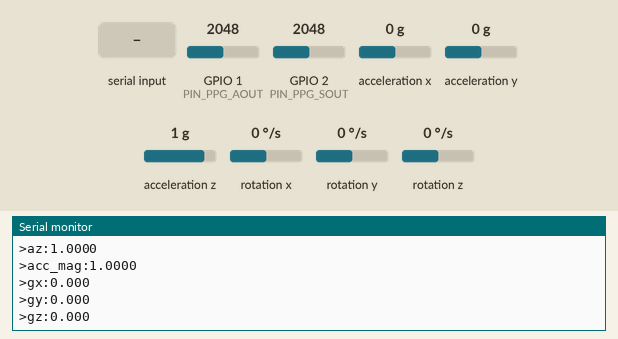
Bench run of a program on a simulated ESP32-S3. Parts: the last lines printed to the serial monitor. Wiring (inferred from the names in the program): MPU-6050 motion sensor at I2C address 0x68. The inputs (shaded band) are chosen by the test bench; at power-on: GPIO 2 (PIN_PPG_SOUT) = 2048, GPIO 1 (PIN_PPG_AOUT) = 2048, acceleration x 0 g, acceleration y 0 g, acceleration z 1 g, rotation x 0 °/s, rotation y 0 °/s, rotation z 0 °/s (analog values on the 0–4095 scale).

Above: at 4.8 s.
4.9 s: GPIO 2 (PIN_PPG_SOUT) set to 2866
6.4 s: "t" received over Serial
7.9 s: "r" received over Serial
At 8.4 s:
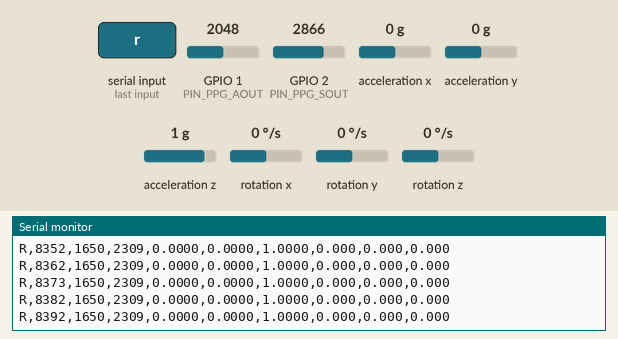
9.4 s: GPIO 1 (PIN_PPG_AOUT) set to 10
At 10.4 s:
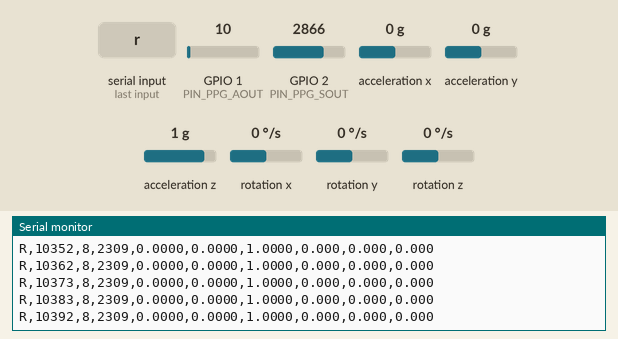
Timing chart, 0 to 11.3 s (numbered marks = the images above; inputs shaded):
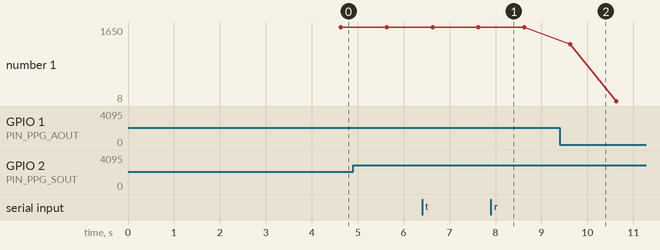

The program:

main.cpp
```cpp
// MPU6050 (GY-521) + RT7015 PPG bring-up on ESP32-S3-DevKitC-1.
// IMU: raw register access with Wire. PPG: AOUT and SOUT read as analog on ADC1.
// Output mode is switched by sending one character: 't' = Teleplot (50 Hz), 'r' = raw CSV (100 Hz).
// Lines in both modes: B (heart beat from the HR algorithm), E (SOUT rising edge),
// P (PPG 1 s summary), S (IMU 1 s summary), WARN/ERROR.

#include <Arduino.h>
#include <Wire.h>
#include <math.h>

// ---------------- Pins and settings ----------------
const int      PIN_SDA          = 8;
const int      PIN_SCL          = 9;
const uint32_t I2C_FREQ_HZ      = 400000;
const uint16_t I2C_TIMEOUT_MS   = 10;      // a stuck bus must not block the loop
const uint32_t SERIAL_BAUD      = 115200;

const uint8_t  MPU_ADDR         = 0x68;    // AD0 unconnected -> 0x68
const uint8_t  WHO_AM_I_GENUINE = 0x68;

const uint32_t SAMPLE_PERIOD_US = 10000;   // 100 Hz
const uint32_t PLOT_EVERY_N     = 2;       // 100 Hz / 2 = 50 Hz Teleplot
const uint32_t SUMMARY_EVERY_N  = 100;     // 100 samples = 1 s
const uint32_t CALIB_MS         = 2000;    // gyro bias averaging time
const uint32_t RETRY_MS         = 1000;    // re-init / error print interval
const int      IMU_INIT_TRIES   = 5;       // then continue without IMU (loop keeps retrying)
const bool     ENABLE_IMU_PLOT  = true;   // IMU Teleplot lines in 't' mode

// PPG (RT7015): both pins on ADC1, full-range attenuation (core 3.x name: ADC_11db = 12 dB)
const int      PIN_PPG_AOUT     = 1;       // GPIO1 = ADC1_CH0, analog pulse wave
const int      PIN_PPG_SOUT     = 2;       // GPIO2 = ADC1_CH1, pulse square wave
const int      PPG_AVG_N        = 8;       // AOUT readings averaged per tick
const int      SOUT_AVG_N       = 4;       // SOUT readings averaged per tick
const int      SOUT_HIGH_MV     = 2000;    // hysteresis: goes high above this
const int      SOUT_LOW_MV      = 1000;    // hysteresis: goes low below this
const int      PPG_BASELINE_N   = 100;     // moving-average length (100 ticks = 1 s)
const float    PPG_SMOOTH_ALPHA = 0.3f;    // EMA smoothing after baseline removal
const int      PPG_CLIP_LOW_MV  = 50;      // min below this -> clipped at 0 V
const int      PPG_CLIP_HIGH_MV = 3200;    // max above this -> clipped at 3.3 V
const int      PPG_FLAT_MV      = 20;      // peak-to-peak below this -> flat (no contact?)

// Heart rate: adaptive double threshold, ported from rt7015_uno.ino (there 500 Hz, here 100 Hz)
const int      HR_SOURCE        = 0;       // 0 = AOUT, 1 = SOUT
const int      HR_FS            = 1000000 / SAMPLE_PERIOD_US;  // 100 Hz
const int      HR_BOX_N         = HR_FS / 50;  // 20 ms moving average nulls 50 Hz mains (2 points)
const float    HR_MIN_AMP_MV    = 50;      // envelope range below this -> no valid signal
const int      HR_MIN_BPM       = 35;      // longer intervals are invalid; no beat this long -> bpm 0
const int      HR_MAX_BPM       = 180;     // sets the minimum beat interval
const int      HR_MIN_WIDTH_MS  = 40;      // signal must stay below low / above high threshold this long
const float    HR_DECAY_S       = 2.0f;    // peak/valley envelope shrinks fully in about this time
const float    HR_HI_FRAC       = 0.6f;    // high threshold = valley + 60 % of range
const float    HR_LO_FRAC       = 0.4f;    // low threshold  = valley + 40 % of range
const int      HR_IV_N          = 8;       // beat intervals kept
const int      HR_MEDIAN_N      = 5;       // median over the most recent N intervals
const int      HR_MIN_IV        = 3;       // intervals needed before reporting a bpm
const float    HR_MAX_SPREAD    = 1.5f;    // longest > 1.5 x shortest -> motion/noise, bpm 0

// MPU6050 registers
const uint8_t REG_SMPLRT_DIV   = 0x19;
const uint8_t REG_CONFIG       = 0x1A;
const uint8_t REG_GYRO_CONFIG  = 0x1B;
const uint8_t REG_ACCEL_CONFIG = 0x1C;
const uint8_t REG_ACCEL_XOUT_H = 0x3B;
const uint8_t REG_PWR_MGMT_1   = 0x6B;
const uint8_t REG_WHO_AM_I     = 0x75;

// Register values and scale factors
const uint8_t ACCEL_FS_4G      = 0x08;     // AFS_SEL = 1 -> +/-4 g
const uint8_t GYRO_FS_500DPS   = 0x08;     // FS_SEL = 1 -> +/-500 dps
const uint8_t DLPF_44HZ        = 0x03;     // DLPF_CFG = 3 -> accel 44 Hz, gyro 42 Hz
const uint8_t SMPLRT_100HZ     = 9;        // 1 kHz / (1 + 9) = 100 Hz
const float   ACCEL_LSB_PER_G  = 8192.0f;
const float   GYRO_LSB_PER_DPS = 65.5f;

// ---------------- State ----------------
float gyroBias[3] = {0, 0, 0};
uint32_t nextSampleUs = 0;
uint32_t tick = 0;
uint32_t lastErrorMs = 0;
uint32_t failCount = 0;

// Accumulators for the 1 s summary
uint32_t sumN = 0;
float sumAccMag = 0, sumMotionSq = 0, sumGyroSq = 0;

char outputMode = 't';  // 't' Teleplot, 'r' raw CSV

// PPG filter state
float ppgBuf[PPG_BASELINE_N];
float ppgBufSum = 0;
int ppgBufIdx = 0, ppgBufCount = 0;
float ppgSmooth = 0;

// SOUT edge detector state
bool soutHigh = false;
uint32_t lastRiseMs = 0, riseMs = 0, lastHighMs = 0;

// Heart-rate detector state (times in samples)
float hrBox[HR_BOX_N];
float hrBoxSum = 0, hrMax = 0, hrMin = 0;
int hrBoxPos = 0;
bool hrInit = false, hrArmed = false;
uint32_t hrN = 0, hrLastBeat = 0, hrCrossN = 0, hrLastIv = 0;
uint32_t hrIv[HR_IV_N];
int hrIvCnt = 0, hrIvPos = 0, hrLoCnt = 0, hrHiCnt = 0;
int hrBpm = 0;

// PPG 1 s summary
float ppgMin = 1e9f, ppgMax = -1e9f, ppgSum = 0;
uint32_t ppgN = 0, soutEdges = 0;

// ---------------- I2C helpers ----------------
bool writeReg(uint8_t reg, uint8_t val) {
  Wire.beginTransmission(MPU_ADDR);
  Wire.write(reg);
  Wire.write(val);
  return Wire.endTransmission() == 0;
}

bool readRegs(uint8_t reg, uint8_t *buf, size_t len) {
  Wire.beginTransmission(MPU_ADDR);
  Wire.write(reg);
  if (Wire.endTransmission(false) != 0) return false;
  if (Wire.requestFrom(MPU_ADDR, (uint8_t)len) != len) return false;
  for (size_t i = 0; i < len; i++) buf[i] = Wire.read();
  return true;
}

void i2cScan() {
  Serial.println("I2C scan:");
  int found = 0;
  for (uint8_t addr = 1; addr < 127; addr++) {
    Wire.beginTransmission(addr);
    if (Wire.endTransmission() == 0) {
      Serial.printf("  found device at 0x%02X\n", addr);
      found++;
    }
  }
  if (found == 0) Serial.println("  no devices found - check wiring and power");
}

// ---------------- MPU6050 ----------------
// Reads WHO_AM_I and writes the configuration. Returns false on any I2C error.
bool mpuInit() {
  uint8_t who = 0;
  if (!readRegs(REG_WHO_AM_I, &who, 1)) {
    Serial.println("ERROR: cannot read WHO_AM_I");
    return false;
  }
  Serial.printf("WHO_AM_I = 0x%02X\n", who);
  if (who != WHO_AM_I_GENUINE) {
    Serial.printf("WARNING: expected 0x%02X, probably a clone chip - continuing anyway\n", WHO_AM_I_GENUINE);
  }

  bool ok = writeReg(REG_PWR_MGMT_1, 0x00);   // wake up
  delay(100);                                 // let the chip settle after wake-up
  ok &= writeReg(REG_SMPLRT_DIV, SMPLRT_100HZ);
  ok &= writeReg(REG_CONFIG, DLPF_44HZ);
  ok &= writeReg(REG_GYRO_CONFIG, GYRO_FS_500DPS);
  ok &= writeReg(REG_ACCEL_CONFIG, ACCEL_FS_4G);
  if (!ok) Serial.println("ERROR: configuration write failed");
  return ok;
}

// Burst-reads 14 bytes from 0x3B and converts to g and deg/s (bias not removed).
bool mpuRead(float acc[3], float gyro[3]) {
  uint8_t b[14];
  if (!readRegs(REG_ACCEL_XOUT_H, b, sizeof(b))) return false;
  for (int i = 0; i < 3; i++) {
    acc[i]  = (int16_t)((b[2 * i] << 8) | b[2 * i + 1]) / ACCEL_LSB_PER_G;
    gyro[i] = (int16_t)((b[8 + 2 * i] << 8) | b[9 + 2 * i]) / GYRO_LSB_PER_DPS;  // skip temp at 6..7
  }
  return true;
}

void calibrateGyro() {
  Serial.println("Keep the board STILL - measuring gyro bias for 2 s...");
  delay(500);  // give the user a moment
  double sum[3] = {0, 0, 0};
  uint32_t n = 0;
  uint32_t start = millis();
  while (millis() - start < CALIB_MS) {
    float a[3], g[3];
    if (mpuRead(a, g)) {
      for (int i = 0; i < 3; i++) sum[i] += g[i];
      n++;
    }
    delay(5);  // calibration only, not part of the sampling loop
  }
  if (n == 0) {
    Serial.println("ERROR: no gyro samples during calibration, bias set to 0");
    return;
  }
  for (int i = 0; i < 3; i++) gyroBias[i] = sum[i] / n;
  Serial.printf("Gyro bias (dps, %lu samples): x=%.3f y=%.3f z=%.3f\n",
                (unsigned long)n, gyroBias[0], gyroBias[1], gyroBias[2]);
}

// ---------------- PPG ----------------
float readMilliVoltsAvg(int pin, int n) {
  uint32_t sum = 0;
  for (int i = 0; i < n; i++) sum += analogReadMilliVolts(pin);
  return (float)sum / n;
}

// Removes the ~1 s moving average (baseline), then applies light EMA smoothing.
float ppgFilter(float mv) {
  if (ppgBufCount == PPG_BASELINE_N) ppgBufSum -= ppgBuf[ppgBufIdx];
  else ppgBufCount++;
  ppgBuf[ppgBufIdx] = mv;
  ppgBufSum += mv;
  ppgBufIdx = (ppgBufIdx + 1) % PPG_BASELINE_N;
  float ac = mv - ppgBufSum / ppgBufCount;
  ppgSmooth += PPG_SMOOTH_ALPHA * (ac - ppgSmooth);
  return ppgSmooth;
}

// Software Schmitt trigger on SOUT; prints E,t_ms,ibi_ms,bpm,high_ms on each rising edge.
// Time resolution is one tick (10 ms). First edge prints ibi_ms = 0, bpm = 0.
void soutUpdate(float mv, uint32_t nowMs) {
  if (!soutHigh && mv > SOUT_HIGH_MV) {
    soutHigh = true;
    uint32_t ibi = lastRiseMs ? nowMs - lastRiseMs : 0;
    Serial.printf("E,%lu,%lu,%.1f,%lu\n", (unsigned long)nowMs, (unsigned long)ibi,
                  ibi ? 60000.0f / ibi : 0.0f, (unsigned long)lastHighMs);
    lastRiseMs = riseMs = nowMs;
    soutEdges++;
  } else if (soutHigh && mv < SOUT_LOW_MV) {
    soutHigh = false;
    lastHighMs = nowMs - riseMs;
  }
}

// ---------------- Heart rate ----------------
// Feeds one sample (mV). Returns true on a detected beat; hrBpm is updated on each beat
// and is 0 while there is no stable heart rate.
bool hrProcess(float x) {
  const uint32_t minWidth = HR_MIN_WIDTH_MS * HR_FS / 1000;
  const uint32_t minIv = HR_FS * 60 / HR_MAX_BPM;
  const uint32_t maxIv = HR_FS * 60 / HR_MIN_BPM;

  hrN++;
  if (!hrInit) {
    for (int i = 0; i < HR_BOX_N; i++) hrBox[i] = x;
    hrBoxSum = HR_BOX_N * x;
    hrMax = hrMin = x;
    hrInit = true;
    return false;
  }

  // Moving average against mains interference
  hrBoxSum += x - hrBox[hrBoxPos];
  hrBox[hrBoxPos] = x;
  hrBoxPos = (hrBoxPos + 1) % HR_BOX_N;
  float y = hrBoxSum / HR_BOX_N;

  // Envelope: peak and valley creep toward each other to follow baseline drift
  float decay = (hrMax - hrMin) / (HR_DECAY_S * HR_FS);
  if (y > hrMax) hrMax = y; else hrMax -= decay;
  if (y < hrMin) hrMin = y; else hrMin += decay;
  float range = hrMax - hrMin;

  bool beat = false;
  if (range >= HR_MIN_AMP_MV) {
    // Double threshold with hysteresis: arm below low, beat after staying above high
    float hi = hrMin + HR_HI_FRAC * range;
    float lo = hrMin + HR_LO_FRAC * range;
    if (y < lo) { if (hrLoCnt < 60000) hrLoCnt++; } else hrLoCnt = 0;
    if (hrLoCnt >= (int)minWidth) hrArmed = true;
    if (y > hi) { if (hrHiCnt == 0) hrCrossN = hrN; if (hrHiCnt < 60000) hrHiCnt++; } else hrHiCnt = 0;
    uint32_t since = hrCrossN - hrLastBeat;
    if (hrArmed && hrHiCnt >= (int)minWidth && since > minIv) {
      hrArmed = false;
      beat = true;
      if (hrLastBeat != 0 && since <= maxIv) {
        hrIv[hrIvPos] = hrLastIv = since;
        hrIvPos = (hrIvPos + 1) % HR_IV_N;
        if (hrIvCnt < HR_IV_N) hrIvCnt++;
      } else {
        hrIvCnt = 0;  // implausible interval: start counting again
        hrLastIv = 0;
      }
      hrLastBeat = hrCrossN;  // beat time = moment the high threshold was crossed
    }
  }

  // No beat for longer than the longest allowed interval -> reset
  if (hrN - hrLastBeat > maxIv) { hrIvCnt = 0; hrBpm = 0; }

  if (beat) {
    if (hrIvCnt >= HR_MIN_IV) {
      // Median of the most recent intervals (insertion sort)
      int k = min(hrIvCnt, HR_MEDIAN_N);
      uint32_t v[HR_MEDIAN_N];
      for (int i = 0; i < k; i++) v[i] = hrIv[(hrIvPos + HR_IV_N - 1 - i) % HR_IV_N];
      for (int i = 1; i < k; i++) {
        uint32_t t = v[i];
        int j = i - 1;
        while (j >= 0 && v[j] > t) { v[j + 1] = v[j]; j--; }
        v[j + 1] = t;
      }
      // Intervals jumping around -> interference or motion, no result
      hrBpm = (v[k - 1] > HR_MAX_SPREAD * v[0]) ? 0 : (int)(60.0f * HR_FS / v[k / 2] + 0.5f);
    } else {
      hrBpm = 0;
    }
  }
  return beat;
}

void ppgSummary(uint32_t nowMs) {
  if (ppgN == 0) return;
  Serial.printf("P,%lu,%.0f,%.0f,%.0f,%lu\n", (unsigned long)nowMs, ppgMin, ppgMax,
                ppgSum / ppgN, (unsigned long)soutEdges);
  if (ppgMin < PPG_CLIP_LOW_MV || ppgMax > PPG_CLIP_HIGH_MV)
    Serial.println("WARN: PPG looks clipped (near 0 or 3300 mV)");
  else if (ppgMax - ppgMin < PPG_FLAT_MV)
    Serial.println("WARN: PPG almost flat (no contact? module off?)");
  ppgMin = 1e9f; ppgMax = -1e9f; ppgSum = 0;
  ppgN = soutEdges = 0;
}

void checkSerialCommand() {
  while (Serial.available()) {
    char c = Serial.read();
    if (c == 't' || c == 'r') {
      outputMode = c;
      Serial.printf("# mode=%c\n", c);
    }
  }
}

// ---------------- Main ----------------
void setup() {
  Serial.begin(SERIAL_BAUD);
  delay(1000);
  Serial.println("\n=== MPU6050 bring-up ===");

  // Idle I2C lines must be HIGH via the GY-521 pull-ups (internal pull-ups off here).
  // LOW means the module is not powered, a wire is on the wrong pin, or a line is shorted.
  pinMode(PIN_SDA, INPUT);
  pinMode(PIN_SCL, INPUT);
  delay(10);
  Serial.printf("Line check (expect 1/1): SDA(GPIO%d)=%d SCL(GPIO%d)=%d\n",
                PIN_SDA, digitalRead(PIN_SDA), PIN_SCL, digitalRead(PIN_SCL));

  Wire.begin(PIN_SDA, PIN_SCL, I2C_FREQ_HZ);
  Wire.setTimeOut(I2C_TIMEOUT_MS);

  // Retry a few times; print the scan each time to help debugging.
  for (int i = 0; i < IMU_INIT_TRIES; i++) {
    i2cScan();
    if (mpuInit()) break;
    Serial.println("Retrying in 1 s...");
    delay(RETRY_MS);
  }

  calibrateGyro();

  analogReadResolution(12);
  analogSetPinAttenuation(PIN_PPG_AOUT, ADC_11db);
  analogSetPinAttenuation(PIN_PPG_SOUT, ADC_11db);
  Serial.println("PPG ready. Send 't' (Teleplot) or 'r' (raw CSV).");

  nextSampleUs = micros();
}

void loop() {
  // Wait for the next 10 ms slot (signed compare handles micros() wrap-around)
  if ((int32_t)(micros() - nextSampleUs) < 0) return;
  nextSampleUs += SAMPLE_PERIOD_US;
  // If we fell far behind (e.g. long I2C timeout), resync instead of bursting
  if ((int32_t)(micros() - nextSampleUs) > (int32_t)SAMPLE_PERIOD_US) nextSampleUs = micros();
  tick++;
  uint32_t nowMs = millis();
  checkSerialCommand();

  // PPG
  float ppgMv  = readMilliVoltsAvg(PIN_PPG_AOUT, PPG_AVG_N);
  float soutMv = readMilliVoltsAvg(PIN_PPG_SOUT, SOUT_AVG_N);
  float ppgFilt = ppgFilter(ppgMv);
  soutUpdate(soutMv, nowMs);
  if (hrProcess(HR_SOURCE == 0 ? ppgMv : soutMv)) {
    // B,t_ms,ibi_ms,bpm  (t_ms = threshold crossing; ibi_ms 0 = first/invalid interval)
    uint32_t crossMs = nowMs - (hrN - hrCrossN) * (SAMPLE_PERIOD_US / 1000);
    Serial.printf("B,%lu,%lu,%d\n", (unsigned long)crossMs,
                  (unsigned long)(hrLastIv * (SAMPLE_PERIOD_US / 1000)), hrBpm);
  }
  ppgMin = min(ppgMin, ppgMv);
  ppgMax = max(ppgMax, ppgMv);
  ppgSum += ppgMv;
  ppgN++;

  if (outputMode == 't' && tick % PLOT_EVERY_N == 0) {
    Serial.printf(">ppg_mv:%.0f\n>ppg_filt:%.1f\n>sout_mv:%.0f\n", ppgMv, ppgFilt, soutMv);
  }

  // IMU (values stay NAN if the read fails)
  float a[3] = {NAN, NAN, NAN}, g[3] = {NAN, NAN, NAN};
  if (mpuRead(a, g)) {
    failCount = 0;
    for (int i = 0; i < 3; i++) g[i] -= gyroBias[i];
    float accMag  = sqrtf(a[0] * a[0] + a[1] * a[1] + a[2] * a[2]);
    float gyroMag = sqrtf(g[0] * g[0] + g[1] * g[1] + g[2] * g[2]);

    sumN++;
    sumAccMag   += accMag;
    sumMotionSq += (accMag - 1.0f) * (accMag - 1.0f);
    sumGyroSq   += gyroMag * gyroMag;

    if (ENABLE_IMU_PLOT && outputMode == 't' && tick % PLOT_EVERY_N == 0) {
      Serial.printf(">ax:%.4f\n>ay:%.4f\n>az:%.4f\n>acc_mag:%.4f\n>gx:%.3f\n>gy:%.3f\n>gz:%.3f\n",
                    a[0], a[1], a[2], accMag, g[0], g[1], g[2]);
    }
  } else {
    failCount++;
    // Rate-limit the error message and try to re-init (chip may have reset/slept)
    if (millis() - lastErrorMs >= RETRY_MS) {
      lastErrorMs = millis();
      Serial.printf("ERROR: I2C read failed (%lu in a row), re-initialising\n", (unsigned long)failCount);
      mpuInit();
    }
  }

  if (outputMode == 'r') {
    Serial.printf("R,%lu,%.0f,%.0f,%.4f,%.4f,%.4f,%.3f,%.3f,%.3f\n", (unsigned long)nowMs,
                  ppgMv, soutMv, a[0], a[1], a[2], g[0], g[1], g[2]);
  }

  if (tick % SUMMARY_EVERY_N == 0) {
    ppgSummary(nowMs);
    if (sumN > 0) {
      Serial.printf("S,%lu,%.4f,%.4f,%.3f\n", (unsigned long)millis(),
                    sumAccMag / sumN, sqrtf(sumMotionSq / sumN), sqrtf(sumGyroSq / sumN));
    } else {
      Serial.printf("S,%lu,nan,nan,nan\n", (unsigned long)millis());
    }
    sumN = 0;
    sumAccMag = sumMotionSq = sumGyroSq = 0;
  }
}
```

Measured:
- after the input at 7.9 s, the serial monitor: prints a new line at once (image 1)
